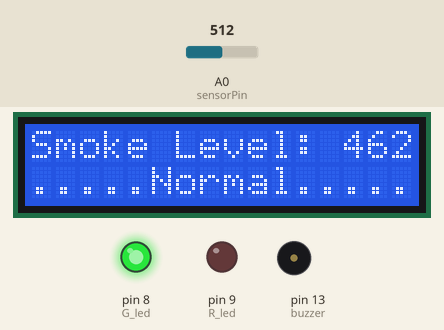
Simulated run of this sketch. Board: Arduino Uno, built with avr-gcc and run on an emulated ATmega328P. Shown: 16×2 character LCD, output pins drawn as LEDs (lit = HIGH), buzzer (waves = sounding, pin HIGH). The inputs (shaded band) are chosen by the test bench; at power-on: A0 (sensorPin) = 512.

Above: at 3.2 s.
3.3 s: A0 (sensorPin) set to 544
At 3.9 s:
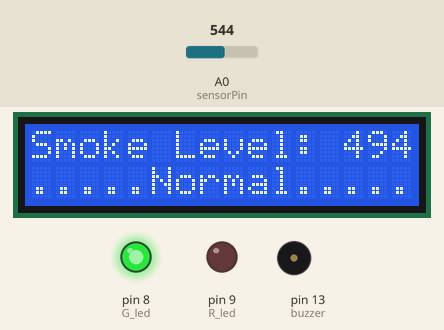
4.8 s: A0 (sensorPin) set to 565
At 5.1 s:
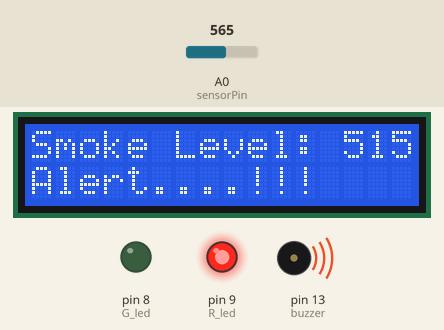
6.3 s: A0 (sensorPin) set to 511
At 8.3 s:
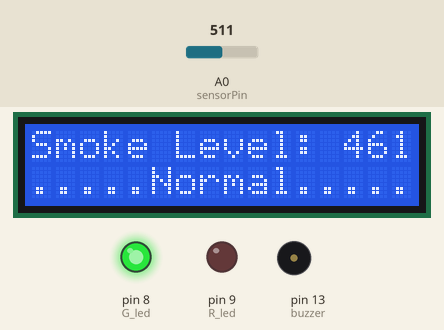
Timing chart, 0 to 9.8 s (numbered marks = the images above; inputs shaded):
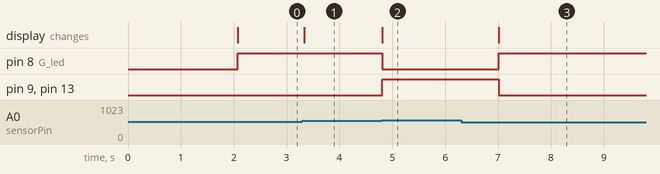

Measured:
- the behaviour switches between 550 and 551 on A0 (sensorPin) (found by bisection; images 1 and 2)
- after the input at 3.3 s, the display: changes at once (image 1)
- after the input at 4.8 s, pin 8 (G_led): HIGH → LOW at once; pin 9 (R_led), pin 13 (buzzer): LOW → HIGH at once; the display: changes at once (image 2)
- after the input at 6.3 s, pin 8 (G_led): LOW → HIGH after 0.72 s; pin 9 (R_led), pin 13 (buzzer): HIGH → LOW after 0.72 s; the display: changes after 0.72 s (image 3)

The sketch:

lpg_gas_detector.ino
```cpp
#include <LiquidCrystal.h>
LiquidCrystal lcd(2, 3, 4, 5, 6, 7);

int sensorPin = A0; // choose the input pin (for GAS sensor)
int buzzer = 13; // choose the pin for the Buzzer
int G_led = 8; // choose the pin for the Green LED
int R_led = 9; // choose the pin for the Red Led


int read_value; // variable for reading the gaspin status
int set = 500;  // we start, assuming Smoke detected

void setup(){
pinMode(sensorPin, INPUT); // declare sensor as input

pinMode(buzzer,OUTPUT); // declare Buzzer as output
pinMode(R_led,OUTPUT); // declare Red LED as output
pinMode(G_led,OUTPUT); // declare Green LED as output

lcd.begin(16, 2);
lcd.clear();
lcd.setCursor(0,0);
lcd.print("   WELCOME To   ");
lcd.setCursor(0,1);
lcd.print("  GAS Detector  ");
delay(2000);
lcd.clear();
}

void loop(){
read_value = (analogRead(sensorPin)); // read input value

read_value = read_value - 50;
if(read_value<0){read_value=0;}

lcd.setCursor(0, 0);
lcd.print("Smoke Level: ");
lcd.print(read_value);
lcd.print("  ");

if(read_value>set){ // check if the Smoke variable is High
lcd.setCursor(0, 1);
lcd.print("Alert....!!!    ");
digitalWrite(buzzer, HIGH); // Turn LED on.
digitalWrite(R_led, HIGH); // Turn LED on.
digitalWrite(G_led, LOW); // Turn LED off.
delay(1000);
}

if(read_value<set){ // check if the Smoke variable is Low
lcd.setCursor(0, 1);
lcd.print(".....Normal.....");
digitalWrite(buzzer, LOW); // Turn LED on.
digitalWrite(R_led, LOW); // Turn LED on.
digitalWrite(G_led, HIGH); // Turn LED on.
}
delay(100);
}
```
